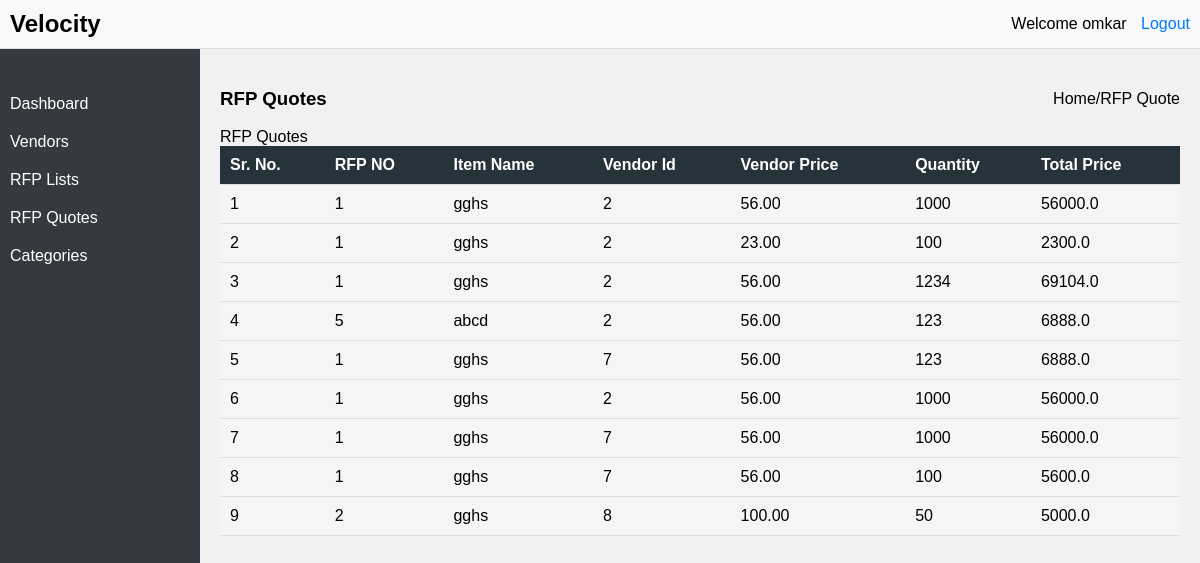
The page /rfp_quotes/ (signed in) on the database its author committed.
### app/models.py (models this page shows, shortened)
class RFPUserDetails(AbstractUser):
    USER_TYPE_CHOICES = [
        ('vendor', 'Vendor'),
        ('admin', 'Admin'),
    ]
    user_type = models.CharField(
        max_length=10,
        choices=USER_TYPE_CHOICES,
        default='vendor',
    )

class RFPQuotes(models.Model):
    rfp = models.ForeignKey(RFPList, on_delete=models.CASCADE)
    vendor = models.ForeignKey(RFPVendorDetail, on_delete=models.CASCADE)
    vendor_price = models.DecimalField(max_digits=10, decimal_places=2)
    quantity = models.IntegerField()
    item_description = models.TextField()

class RFPList(models.Model):
    item_name = models.CharField(max_length=255)
    item_description = models.TextField()
    category = models.ForeignKey(RFPCategories, on_delete=models.CASCADE)
    last_date = models.DateField(default=now, auto_now=False)
    min_amount = models.IntegerField()
    max_amount = models.IntegerField()
    quanity = models.IntegerField()
    status = models.CharField(
        max_length=10,
        choices=(('OPEN', 'Open'), ('CLOSE', 'Close')),
        default='OPEN'
    )

class RFPVendorDetail(models.Model):
    user = models.ForeignKey(RFPUserDetails, on_delete=models.CASCADE)
    mobile_number = models.CharField(max_length=15)
    revenue = models.IntegerField()
    no_of_employee = models.IntegerField()
    gst_number = models.CharField(max_length=20)
    pan_no = models.CharField(max_length=20)
    categories = models.ManyToManyField('RFPCategories', blank=True)
    vendor_status = models.CharField(
        max_length=10,
        choices=(('approve', 'Approve'), ('Rejected', 'Rejected')),
        default='Rejected'
    )

### app/views.py (the view)
# urls.py: path('rfp_quotes/', rfpQuotes, name='rfp_quotes'),
@login_required
def rfpQuotes(request):
    try:
        quotes = RFPQuotes.objects.select_related('rfp', 'vendor').all()
        return render(request, 'app/rfp_quotes_admin.html', {'quotes': quotes})
    except Exception as e:
        print(e)
        return render(request,'app/rfp_quotes_admin.html')

### app/templatetags/custom_filters.py (called while the page is built)
@register.filter
def multiply(value, arg):
    try:
        return float(value) * float(arg)
    except (ValueError, TypeError):
        return 0  # Return 0 if the values cannot be multiplied

### app/templates/app/rfp_quotes_admin.html (shortened to what this page needs)
{% extends 'app/admin_page.html' %}
{% block content %}
{% load static %}
{% load custom_filters %}
<link rel="stylesheet" href="{% static 'css/vendor_list.css' %}">
<div class="vendors-header-above">
    <div><h3>RFP Quotes</h3></div>
    <div>
        <a href="{% url 'admin_page' %}">Home</a>/<a href="">RFP Quote</a>
    </div>
</div>
<div>RFP Quotes</div>
    <table>
        <thead>
            <tr class="table-header">
                <th>Sr. No.</th>
                <th>RFP NO</th>
                <th>Item Name</th>
                <th>Vendor Id</th>
                <th>Vendor Price</th>
                <th>Quantity</th>
                <th>Total Price</th>
            </tr>
        </thead>
        <tbody>
            {% for quote in quotes %}
            <tr>
                <td>{{ forloop.counter }}</td>
                <td>{{ quote.rfp.id }}</td>
                <td>{{ quote.rfp.item_name }}</td>
                <td>{{ quote.vendor.id }}</td>
                <td>{{ quote.vendor_price }}</td>
                <td>{{ quote.quantity }}</td>
                <td>{{ quote.vendor_price|multiply:quote.quantity }}</td>
            </tr>
            {% empty %}
            <tr>
                <td colspan="7">No quotes submitted yet.</td>
            </tr>
            {% endfor %}
        </tbody>
    </table>
</div>
{% endblock %}

### app/templates/app/admin_page.html (shortened to what this page needs)
{% load static %}
<!DOCTYPE html>
<html lang="en">
<head>
    <link rel="stylesheet" href="{% static 'css/admin_page.css' %}">
</head>
<body>
    <div class="navbar">
        <div class="logo">Velocity</div>
        <div class="user-info">
            <span>Welcome {{ request.user.first_name}}</span>
            <a href="{% url 'logout' %}">Logout</a>
        </div>
    </div>
    <div class="container">
        <div class="sidebar">
            <ul>
                <li><a href="{% url 'admin_page' %}">Dashboard</a></li>
                <li><a href="{% url 'vendor_list' %}">Vendors</a></li>
                <li><a href="{% url 'rfp_list' %}">RFP Lists</a></li>
                <li><a href="{% url 'rfp_quotes' %}">RFP Quotes</a></li>
                <li><a href="{% url 'category' %}">Categories</a></li>
            </ul>
        </div>
        <div class="content">
            {% block content %}{% endblock %}
        </div>
</body>
</html>

### static/css/admin_page.css (style rules this page uses)
body { margin: 0; font-family: Arial, sans-serif; }
.navbar { background-color: #f8f9fa; padding: 10px; display: flex; justify-content: space-between; align-items: center; border-bottom: 1px solid #ddd; }
.logo { font-size: 24px; font-weight: bold; }
.user-info a { margin-left: 10px; text-decoration: none; color: #007bff; }
.container { display: flex; }
.sidebar { width: 200px; background-color: #343a40; color: #fff; height: 100vh; padding-top: 20px; }
.sidebar ul { list-style-type: none; padding: 0; }
.sidebar ul li { padding: 10px; text-align: left; }
.sidebar ul li a { color: #fff; text-decoration: none; display: block; }
.content { flex-grow: 1; padding: 20px; background-color: #f1f1f1; }

### app/templates/app/rfp_quotes_admin.html (style rules this page uses)
tr { background-color: whitesmoke; }

### rows shown on the page
RFPUserDetails: user.first_name "omkar"
RFPQuotes: rfp.id "1", rfp.item_name "gghs", vendor.id "2", vendor_price "56.00", quantity "1000", vendor_price|multiply "56000.0"
RFPQuotes: rfp.id "1", rfp.item_name "gghs", vendor.id "2", vendor_price "23.00", quantity "100", vendor_price|multiply "2300.0"
RFPQuotes: rfp.id "1", rfp.item_name "gghs", vendor.id "2", vendor_price "56.00", quantity "1234", vendor_price|multiply "69104.0"
RFPQuotes: rfp.id "5", rfp.item_name "abcd", vendor.id "2", vendor_price "56.00", quantity "123", vendor_price|multiply "6888.0"
RFPQuotes: rfp.id "1", rfp.item_name "gghs", vendor.id "7", vendor_price "56.00", quantity "123", vendor_price|multiply "6888.0"
RFPQuotes: rfp.id "1", rfp.item_name "gghs", vendor.id "2", vendor_price "56.00", quantity "1000", vendor_price|multiply "56000.0"
RFPQuotes: rfp.id "1", rfp.item_name "gghs", vendor.id "7", vendor_price "56.00", quantity "1000", vendor_price|multiply "56000.0"
RFPQuotes: rfp.id "1", rfp.item_name "gghs", vendor.id "7", vendor_price "56.00", quantity "100", vendor_price|multiply "5600.0"
RFPQuotes: rfp.id "2", rfp.item_name "gghs", vendor.id "8", vendor_price "100.00", quantity "50", vendor_price|multiply "5000.0"
